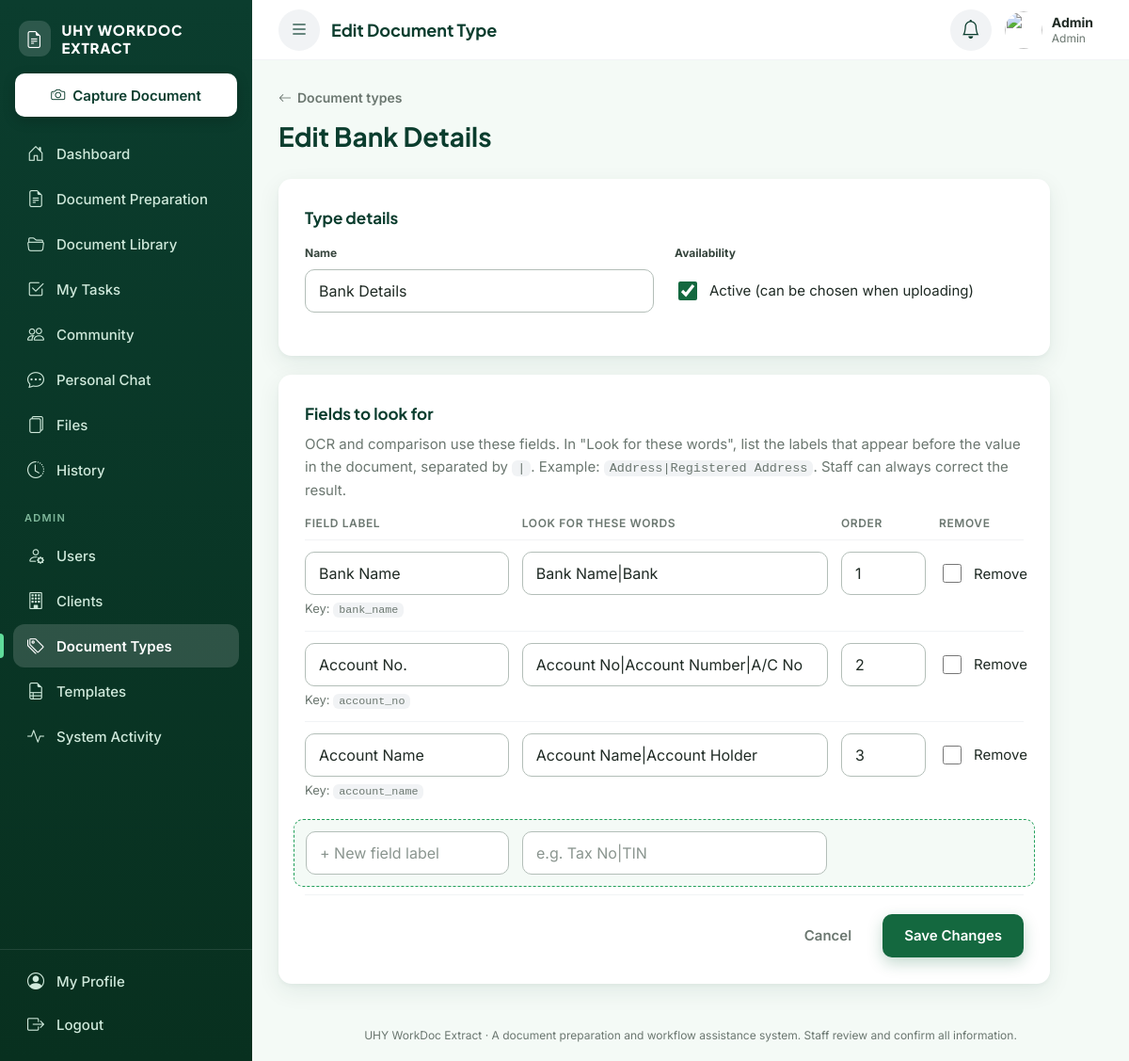
The page /admin/document-types/edit.php?id=2 (signed in) on the database its author committed.
### tables this page shows
CREATE TABLE `users` (
  `user_id` int(10) UNSIGNED NOT NULL,
  `name` varchar(120) NOT NULL,
  `username` varchar(50) NOT NULL,
  `email` varchar(150) NOT NULL,
  `password` varchar(255) NOT NULL,
  `role` enum('admin','staff') NOT NULL DEFAULT 'staff',
  `staff_type` enum('staff','contract','intern') DEFAULT NULL,
  `department` varchar(50) DEFAULT NULL,
  `avatar_path` varchar(255) DEFAULT NULL,
  `status` enum('active','inactive') NOT NULL DEFAULT 'active',
  `must_change_password` tinyint(1) NOT NULL DEFAULT 1,
  `last_login_at` datetime DEFAULT NULL,
  `created_at` timestamp NOT NULL DEFAULT current_timestamp(),
  `updated_at` timestamp NOT NULL DEFAULT current_timestamp() ON UPDATE current_timestamp()
);

CREATE TABLE `document_types` (
  `type_id` int(10) UNSIGNED NOT NULL,
  `name` varchar(100) NOT NULL,
  `is_active` tinyint(1) NOT NULL DEFAULT 1
);

CREATE TABLE `document_type_fields` (
  `type_field_id` int(10) UNSIGNED NOT NULL,
  `type_id` int(10) UNSIGNED NOT NULL,
  `field_key` varchar(50) NOT NULL,
  `label` varchar(100) NOT NULL,
  `ocr_pattern` varchar(255) DEFAULT NULL,
  `sort_order` int(11) NOT NULL DEFAULT 0
);

### includes/functions.php (called while the page is built, shortened)
<?php
function e(?string $value): string
{
    return htmlspecialchars((string)$value, ENT_QUOTES, 'UTF-8');
}
function url(string $path = ''): string
{
    return BASE_URL . '/' . ltrim($path, '/');
}

### config/database.php (called while the page is built, shortened)
<?php
function db(): PDO
{
    static $pdo = null;
    if ($pdo === null) {
        try {
            $pdo = new PDO(
                'mysql:host=' . DB_HOST . ';dbname=' . DB_NAME . ';charset=utf8mb4',
                DB_USER,
                DB_PASS,
                [
                    PDO::ATTR_ERRMODE            => PDO::ERRMODE_EXCEPTION,
                    PDO::ATTR_DEFAULT_FETCH_MODE => PDO::FETCH_ASSOC,
                    PDO::ATTR_EMULATE_PREPARES   => false,
                    PDO::MYSQL_ATTR_INIT_COMMAND => "SET time_zone = '+08:00'",
                ]
            );
        } catch (PDOException $e) {
            error_log('DB connection failed: ' . $e->getMessage());
            http_response_code(500);
            exit(APP_DEBUG
                ? 'Database connection failed: ' . htmlspecialchars($e->getMessage())
                : 'The system is temporarily unavailable.');
        }
    }
    return $pdo;
}

### includes/auth.php (called while the page is built, shortened)
<?php
function current_user(): ?array
{
    static $user = null;
    static $loaded = false;
    if ($loaded) {
        return $user;
    }
    $stmt = db()->prepare(
        'SELECT user_id, name, username, email, role, staff_type, department, status, must_change_password, avatar_path
         FROM users WHERE user_id = ? LIMIT 1'
    );
    $stmt->execute([$_SESSION['user_id']]);
    $row = $stmt->fetch();
    $user = $row;
    return $user;
}
function require_login(bool $allowPasswordChange = false): array
{
    $user = current_user();
    return $user;
}

### includes/permissions.php (called while the page is built, shortened)
<?php
function require_permission(string $permission): array
{
    $user = require_login();
    return $user;
}

### services/NotificationService.php (called while the page is built, shortened)
<?php
class NotificationService
{
    public static function recent(int $userId, int $limit = 6): array
    {
        $stmt = db()->prepare(
            'SELECT * FROM notifications WHERE user_id = ?
             ORDER BY created_at DESC, notification_id DESC LIMIT ' . (int)$limit
        );
        $stmt->execute([$userId]);
        return $stmt->fetchAll();
    }
}

### services/DocumentTypeService.php (called while the page is built, shortened)
<?php
class DocumentTypeService
{
    public static function find(int $id): ?array
    {
        $stmt = db()->prepare('SELECT * FROM document_types WHERE type_id = ? LIMIT 1');
        $stmt->execute([$id]);
        return $stmt->fetch() ?: null;
    }
    public static function fields(int $typeId): array
    {
        $stmt = db()->prepare('SELECT * FROM document_type_fields WHERE type_id = ? ORDER BY sort_order, type_field_id');
        $stmt->execute([$typeId]);
        $out = [];
        foreach ($stmt->fetchAll() as $row) {
            $out[(int)$row['type_field_id']] = $row;
        }
        return $out;
    }
}

### admin/document-types/edit.php (the view, shortened to what this page needs)
<?php
require_once __DIR__ . '/../../services/DocumentTypeService.php';
$admin = require_permission('admin.templates');
$id   = (int)($_GET['id'] ?? 0);
$type = DocumentTypeService::find($id);
$errors = [];
$fields = DocumentTypeService::fields($id);
$pageTitle = 'Edit Document Type';
require __DIR__ . '/../../includes/header.php';
?>
<div class="df-page-header">
    <div>
        <a class="df-back" href="<?= e(url('admin/document-types/index.php')) ?>"><i class="bi bi-arrow-left"></i> Document types</a>
        <h1>Edit <?= e($type['name']) ?></h1>
    </div>
</div>
<form method="post" novalidate data-loading-form>
    <div class="df-card df-form-card" style="margin-bottom:20px">
        <h3 class="df-card-title">Type details</h3>
        <div class="df-form-grid">
            <div class="df-field">
                <label class="df-label" for="name">Name</label>
                <input class="df-input<?= isset($errors['name']) ? ' is-invalid' : '' ?>" type="text" id="name" name="name"
                       value="<?= e($type['name']) ?>" maxlength="100" required>
            </div>
            <div class="df-field">
                <span class="df-label">Availability</span>
                <label class="df-check">
                    <input type="checkbox" name="is_active" value="1" <?= (int)$type['is_active'] === 1 ? 'checked' : '' ?>>
                    Active (can be chosen when uploading)
                </label>
            </div>
        </div>
    </div>
    <div class="df-card df-form-card">
        <h3 class="df-card-title">Fields to look for</h3>
        <p class="df-muted" style="margin-top:-8px">
            OCR and comparison use these fields. In "Look for these words", list the labels that appear before the value
            in the document, separated by <code>|</code>. Example: <code>Address|Registered Address</code>.
            Staff can always correct the result.
        </p>
        <div class="df-fields-head">
            <span>Field label</span><span>Look for these words</span><span>Order</span><span>Remove</span>
        </div>
        <?php foreach ($fields as $fid => $f): ?>
            <div class="df-field-row">
                <div>
                    <input class="df-input" type="text" name="field_label[<?= (int)$fid ?>]" value="<?= e($f['label']) ?>" maxlength="100">
                    <small class="df-hint">Key: <code><?= e($f['field_key']) ?></code></small>
                </div>
                <div>
                    <input class="df-input" type="text" name="field_pattern[<?= (int)$fid ?>]" value="<?= e($f['ocr_pattern'] ?? '') ?>" maxlength="255">
                </div>
                <div>
                    <input class="df-input" type="number" name="field_order[<?= (int)$fid ?>]" value="<?= (int)$f['sort_order'] ?>">
                </div>
                <div class="df-field-remove">
                    <label class="df-check"><input type="checkbox" name="field_delete[<?= (int)$fid ?>]" value="1"> <span>Remove</span></label>
                </div>
            </div>
        <?php endforeach; ?>
        <div class="df-field-row df-field-new">
            <div>
                <input class="df-input" type="text" name="new_label" placeholder="+ New field label" maxlength="100"
                       value="<?= e($_POST['new_label'] ?? '') ?>">
            </div>
            <div>
                <input class="df-input" type="text" name="new_pattern" placeholder="e.g. Tax No|TIN" maxlength="255"
                       value="<?= e($_POST['new_pattern'] ?? '') ?>">
            </div>
        </div>
        <div class="df-form-actions">
            <a class="df-btn df-btn-ghost" href="<?= e(url('admin/document-types/index.php')) ?>">Cancel</a>
            <button type="submit" class="df-btn df-btn-primary"><span class="df-btn-label">Save Changes</span></button>
        </div>
    </div>
</form>
<?php require __DIR__ . '/../../includes/footer.php'; ?>

### includes/header.php (shortened to what this page needs)
<?php
$user = current_user();
$pageTitle = $pageTitle ?? 'Dashboard';
$userId    = (int)$user['user_id'];
$recentNotifs = NotificationService::recent($userId, 6);
?>
<!DOCTYPE html>
<html lang="en">
<head>
    <link rel="stylesheet" href="https://cdn.jsdelivr.net/npm/bootstrap-icons@1.11.3/font/bootstrap-icons.min.css">
    <link rel="stylesheet" href="<?= e(url('assets/css/style.css')) ?>">
</head>
<body class="df-app-body">
<div class="df-shell">
    <?php require __DIR__ . '/sidebar.php'; ?>
    <div class="df-main">
        <header class="df-topbar">
            <button type="button" class="df-icon-btn df-menu-btn" data-sidebar-open aria-label="Open menu">
                <i class="bi bi-list"></i>
            </button>
            <h2 class="df-topbar-title"><?= e($pageTitle) ?></h2>
            <div class="df-topbar-actions">
                <div class="df-dropdown" data-dropdown>
                    <button type="button" class="df-icon-btn" data-dropdown-toggle
                            aria-label="Notifications" aria-expanded="false">
                        <i class="bi bi-bell"></i>
                    </button>
                </div>
                <a class="df-topbar-user" href="<?= e(url('profile/index.php')) ?>">
                    <?= render_avatar($user) ?>
                    <span class="df-topbar-user-text">
                        <strong><?= e($user['name']) ?></strong>
                        <small><?= e(role_label($user)) ?></small>
                    </span>
                </a>
            </div>
        </header>
        <main class="df-content">

### rows shown on the page
users: name "Admin", role "Admin"
document_types: name "Bank Details", is_active "☑"
document_type_fields: label "Bank Name", field_key "bank_name", ocr_pattern "Bank Name|Bank", sort_order "1"
document_type_fields: label "Account No.", field_key "account_no", ocr_pattern "Account No|Account Number|A/C No", sort_order "2"
document_type_fields: label "Account Name", field_key "account_name", ocr_pattern "Account Name|Account Holder", sort_order "3"

### other values the page prints
$item['label'] "Dashboard"
$item['label'] "Document Preparation"
$item['label'] "Document Library"
$item['label'] "My Tasks"
$item['label'] "Community"
$item['label'] "Personal Chat"
$item['label'] "Files"
$item['label'] "History"
$item['label'] "Users"
$item['label'] "Clients"
$item['label'] "Document Types"
$item['label'] "Templates"
$item['label'] "System Activity"
$pageTitle "Edit Document Type"
APP_NAME "UHY WorkDoc Extract"
